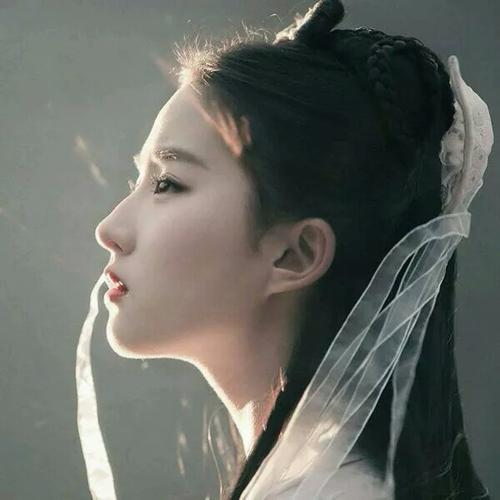
#> input picture img/Crystal.jpg, 500 x 500 px
$ python advance_8_inpaint.py
#> lines starting #> are read from the running program, lines starting #| are printed output that depends on the picture
import cv2 as cv
import numpy as np
import matplotlib.pyplot as plt


"""
为了实现这个目的，科学家们已经提出了好几种算法，OpenCV 提供了其 中的两种。
这两种算法都可以通过使用函数 cv2.inpaint() 来实施。 第一个算法是根据 Alexandru_Telea 在 2004 发表的文章实现的。
它是 基于快速行进算法的。以图像中一个要修补的区域为例。算法从这个区域的边界开始向区域内部慢慢前进，首先填充区域边界像素。
它要选取待修补像素周 围的一个小的邻域，使用这个邻域内的归一化加权和更新待修复的像素值。权 重的选择是非常重要的。
对于靠近带修复点的像素点，靠近正常边界像素点和 在轮廓上的像素点给予更高的权重。
当一个像素被修复之后，使用快速行进算法（FMM）移动到下一个最近的像素。
FMM 保证了靠近已知（没有退化的）像素点的坏点先被修复，这与手工启发式操作比较类似。
可以通过设置标签参 数为 cv2.INPAINT_TELEA 来使用此算法。

第二个算法是根据Bertalmio,Marcelo,Andrea_L.Bertozzi,和Guillermo_Sapiro 在 2001 年发表的文章实现的。
这个算法是基于流体动力学并使用了偏微分方 程。基本原理是启发式的。
它首先沿着正常区域的边界向退化区域的前进（因 为边界是连续的，所以退化区域非边界与正常区域的边界应该也是连续的）。
它通过匹配待修复区域中的梯度向量来延伸等光强线（isophotes，由灰度值相 等的点练成的线）。
为了实现这个目的，作者是用来流体动力学中的一些方法。
完成这一步之后，通过填充颜色来使这个区域内的灰度值变化最小。
可以通过设置标签参数为 cv2.INPAINT_NS 来使用此算法。
"""
def inpaint(img1, img2):
    dst =  cv.inpaint(img1, img2, 3, cv.INPAINT_TELEA)
    cv.imshow('dst', dst)


def main():
    img1 = cv.imread("img/Crystal.jpg", 0)
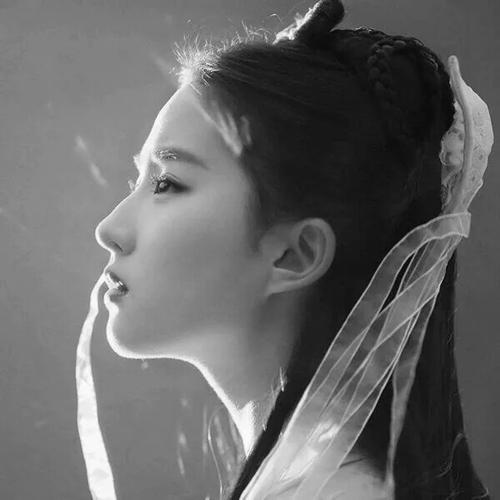
#> img1: shape (500, 500); min 0, max 255, mean 103.1
    img2 = cv.imread("img/mask_Crystal.jpg", 0)
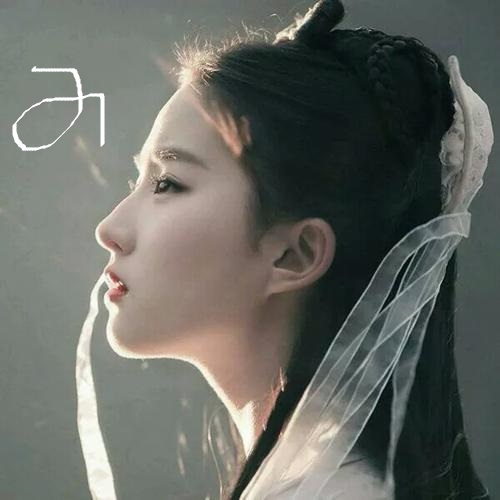
#> input picture img/mask_Crystal.jpg, 500 x 500 px
#> img2: shape (500, 500); min 0, max 255, mean 103.6
    cv.imshow("Crystal", img1)
    cv.imshow("Mask", img2)
    inpaint(img1, img2)
#> in inpaint, `dst =  cv.inpaint(img1, img2, 3, cv.INPAINT_TELEA)`: dst: shape (500, 500); every value is 0


    cv.waitKey(0)  # 等有键输入或者1000ms后自动将窗口消除，0表示只用键输入结束窗口
    cv.destroyAllWindows()  # 关闭所有窗口


if __name__ == '__main__':
    main()
